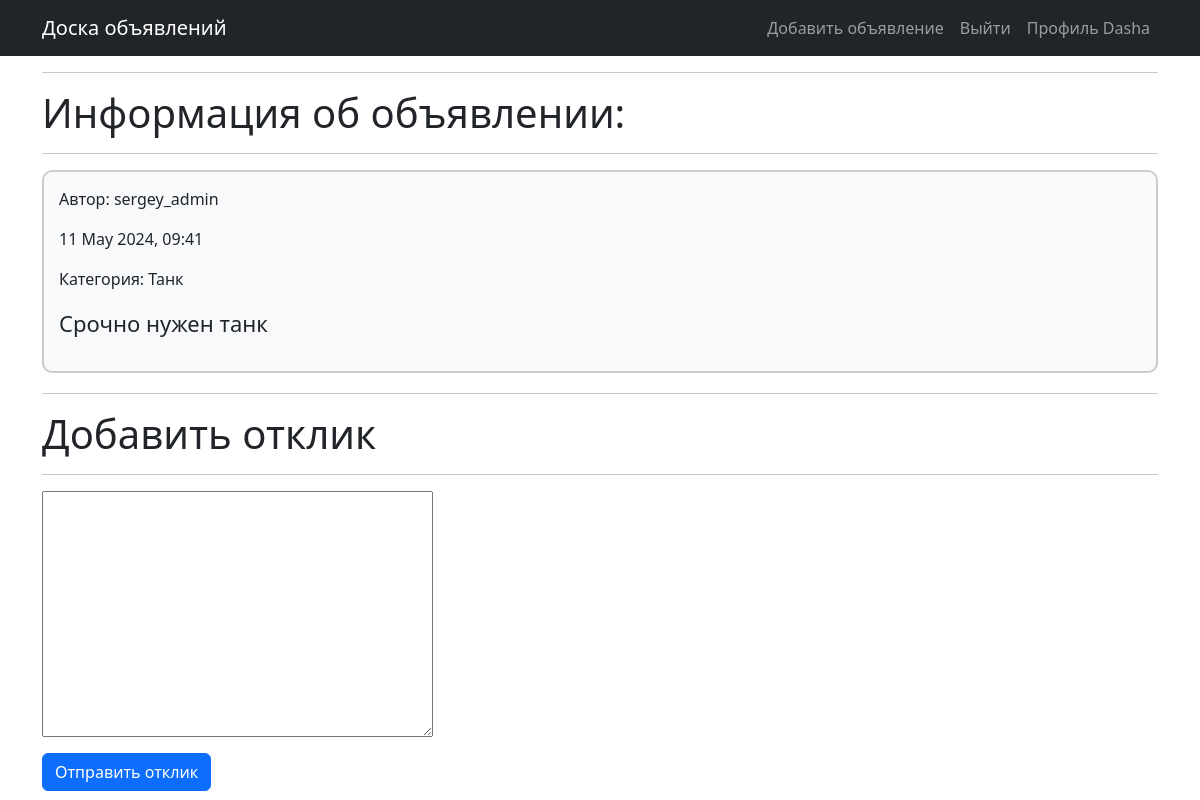
Screenshot of /posts/post/4/ (signed in) with the database file from the repository.
### message_board/models.py (models this page shows, shortened)
class User(AbstractUser):
    code = models.CharField(max_length=15, blank=True, null=True)

class Post(models.Model):
    post_author = models.ForeignKey(User, on_delete=models.CASCADE)
    title = models.CharField(max_length=255)
    text = RichTextUploadingField()
    date = models.DateTimeField(auto_now_add=True)
    category = models.ForeignKey(Category, on_delete=models.CASCADE)

class Category(models.Model):
    dd = 'ДД'
    tk = 'Танк'
    hl = 'Хил'
    tr = 'Торговец'
    gm = 'Гильдмастер'
    qg = 'Квестгивер'
    bs = 'Кузнец'
    tn = 'Кожевник'
    pm = 'Зельевар'
    sm = 'Мастер заклинаний'
    CATEGORY_TYPES = [
        (dd, 'DAMAGEDILLER'),
        (tk, 'TANK'),
        (hl, 'HEALER'),
        (tr, 'TRADER'),
        (gm, 'GILDMASTER'),
        (qg, 'QUESTGIVER'),
        (bs, 'BLACKSMITH'),
        (tn, 'TANNER'),
        (pm, 'POTIONMAKER'),
        (sm, 'SPELLMASTER'),
    ]
    name = models.CharField(max_length=17, choices=CATEGORY_TYPES)

### message_board/views.py (the view)
# urls.py: path('post/<int:pk>/', PostDetail.as_view(), name='post_detail'),
class PostDetail(DetailView):
    model = Post
    template_name = 'post_detail.html'
    context_object_name = 'post'
    def get_context_data(self, **kwargs):
        context = super().get_context_data(**kwargs)
        context['replay_form'] = ReplayForm()
        return context
    def post(self, request, *args, **kwargs):
        post = self.get_object()
        form = ReplayForm(request.POST)
        if form.is_valid():
            replay = form.save(commit=False)
            replay.post = post
            replay.replay_author = request.user
            replay.save()
            return redirect('post_detail', pk=post.pk)

### message_board/forms.py
class ReplayForm(ModelForm):
    class Meta:
        model = Replay
        fields = [
            'text',
        ]

### templates/post_detail.html (shortened to what this page needs)
{% extends 'flatpages/default.html' %}
{% block title %}
<hr>
<h1 class="page-title">Информация об объявлении:</h1>
<hr>
{% endblock title %}
{% block content %}
    <div style="border: 2px solid #ccc; border-radius: 10px; padding: 15px; margin-bottom: 20px; background-color: #f8f9fa;">
        <p>Автор: {{ post.post_author }}</p>
        <p>{{ post.date|date:"d E Y, H:i" }}</p>
        <p>Категория: {{ post.category.name }}</p>
        <span style="font-size: 22px;">{{ post.text|safe }}</span>
    </div>
    <hr>
{% if user.is_authenticated %}
<h1>Добавить отклик</h1>
            <hr>
            <form method="post" style="max-width: 1200px; margin: 0 auto;">
                    <div style="margin-bottom: 10px;">
                        {{ replay_form.text }}
                    </div>
                    <button type="submit" class="btn btn-primary">Отправить отклик</button>
            </form>
{% else %}
    <p>Авторизуйтесь, что бы оставить отклик:</p>
    <a class="btn btn-primary", href="{% url 'profile' %}">Войти</a>
{% endif %}
 {% endblock content %}

### templates/flatpages/default.html (shortened to what this page needs)
<!DOCTYPE html>
<html lang="en">
    <head>
        {% load static %}
        <link href="{% static 'css/styles.css' %}" rel="stylesheet" />
    </head>
    <body>
        <nav class="navbar navbar-expand-lg navbar-dark bg-dark">
            <div class="container">
                <a class="navbar-brand" href="{% url 'posts_list' %}">Доска объявлений</a>
                <div class="collapse navbar-collapse" id="navbarSupportedContent">
                    <ul class="navbar-nav ms-auto mb-2 mb-lg-0">
                        {% if user.is_authenticated %}
                            <li class="nav-item"><a class="nav-link" href="{% url 'post_create' %}">Добавить объявление</a></li>
                            <li class="nav-item"><a class="nav-link" href="{% url 'logout' %}">Выйти</a></li>
                            <a class="nav-link" id="navbarDropdown" href="{% url 'profile' %}" role="button" data-bs-toggle="dropdown" aria-expanded="false">Профиль {{ request.user.username }}</a>
                        {% else %}
                            <li class="nav-item"><a class="nav-link" href="{% url 'profile' %}">Войти</a></li>
                        {% endif %}
                    </ul>
                </div>
            </div>
        </nav>
        <div class="container">
            <div class="row">
                <div class="col-lg-12 ">
                    {% block title %}{%endblock title %}
                    {% block content %}{% endblock content %}
                </div>
            </div>
        </div>
    </body>
</html>

### rows the page displays
User: user.username "Dasha"
Post: post_author "sergey_admin", date "11 May 2024, 09:41", category.name "Танк", text "Срочно нужен танк"
